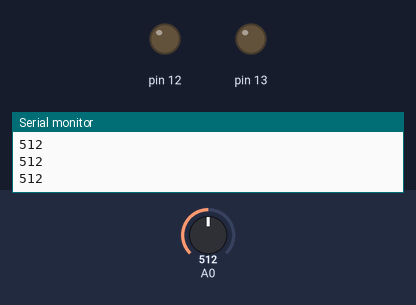
A sketch run on a simulated Arduino Uno, built with avr-gcc and run on an emulated ATmega328P. On the bench: output pins drawn as LEDs (lit = HIGH), the last lines printed to the serial monitor. The test bench sets the inputs (shaded band); at power-on: A0 = 512.

Above: at 1.2 s.
1.3 s: A0 set to 54
2.8 s: A0 set to 43
At 3.4 s:
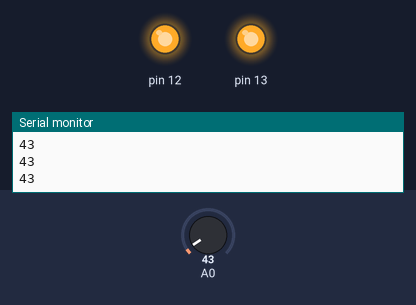
4.3 s: A0 set to 60
At 4.7 s:
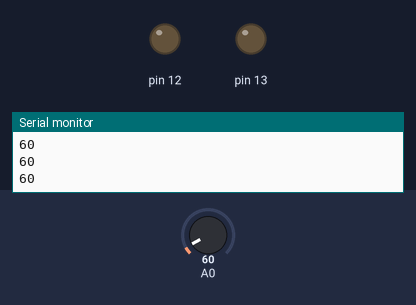
5.8 s: A0 set to 40
At 7.1 s:
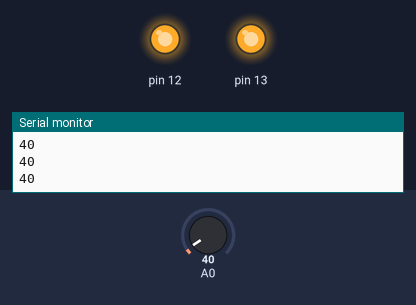
Timing chart, 0 to 8.3 s (numbered marks = the images above; inputs shaded):
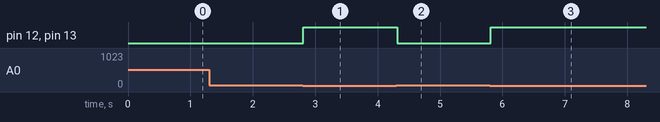

Measured:
- the behaviour switches between 50 and 49 on A0 (found by bisection; images 0 and 1)
- after the input at 2.8 s, pin 12, pin 13: LOW → HIGH at once
- after the input at 4.3 s, pin 12, pin 13: HIGH → LOW at once
- after the input at 5.8 s, pin 12, pin 13: LOW → HIGH at once

The sketch:

forceSensor_resistor.ino
```cpp
void setup()
{
  pinMode(13, OUTPUT);
  pinMode(12, OUTPUT);
  Serial.begin(9600);
}

void loop()
{
  int force = analogRead(A0);
  Serial.println(force);
  if(force < 50)
  {
    digitalWrite(13, HIGH);
    digitalWrite(12, HIGH);
  }
  else
  {
    digitalWrite(13, LOW);
    digitalWrite(12, LOW);
  }
  delay(100);
}
```
